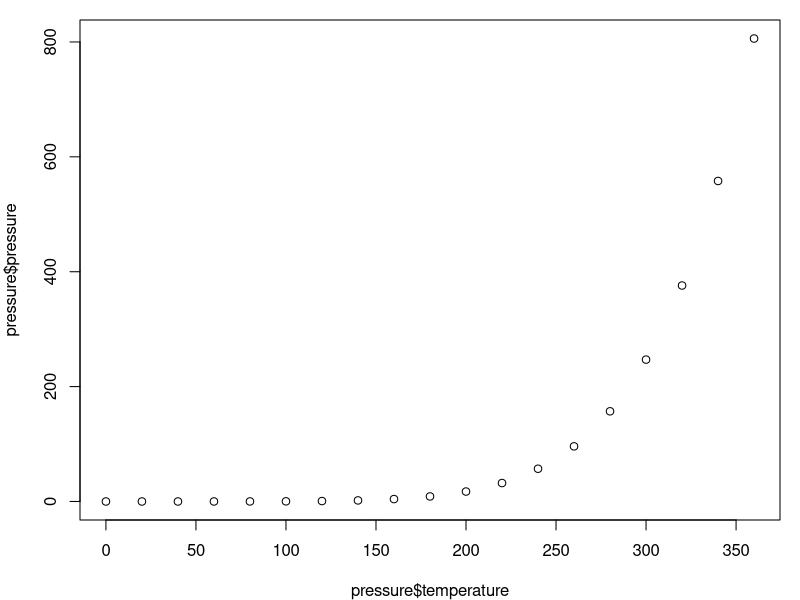
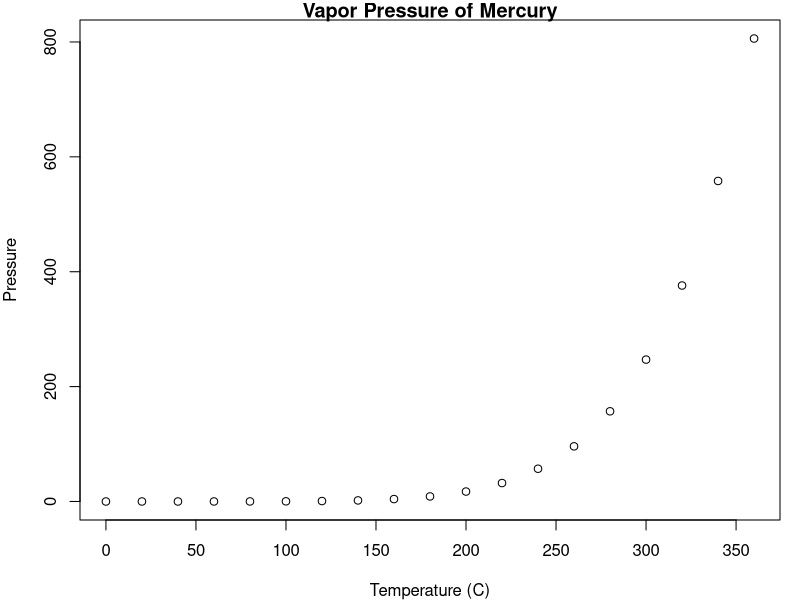
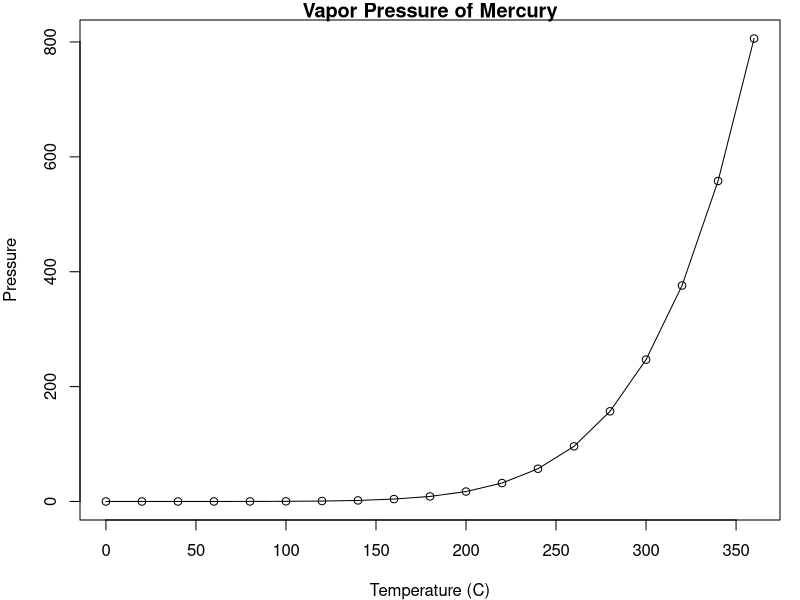
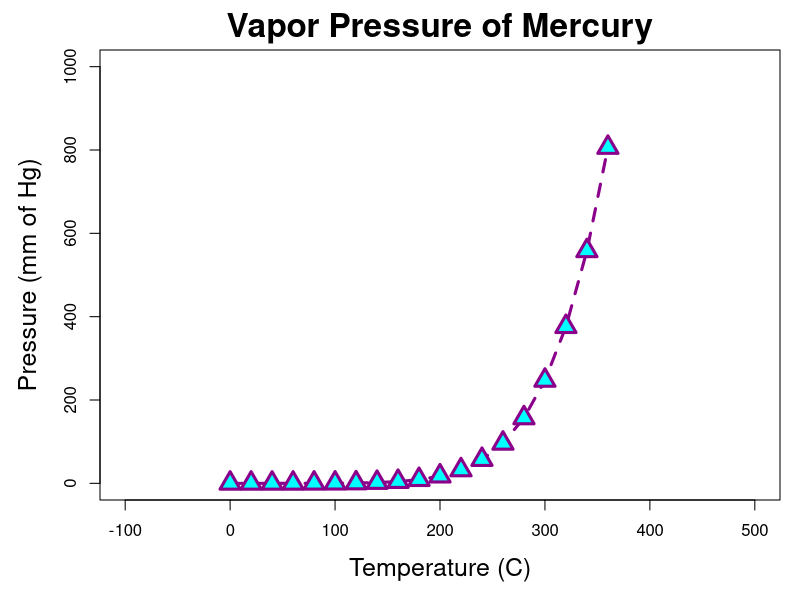
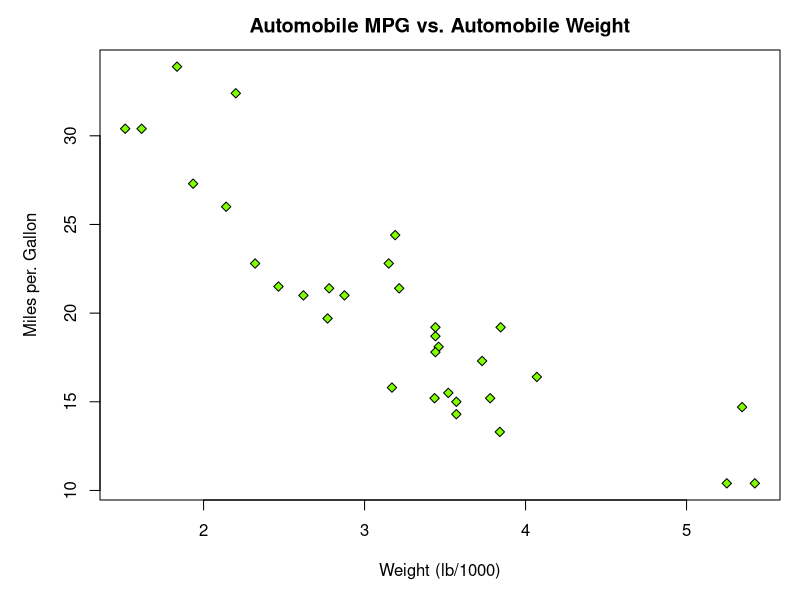
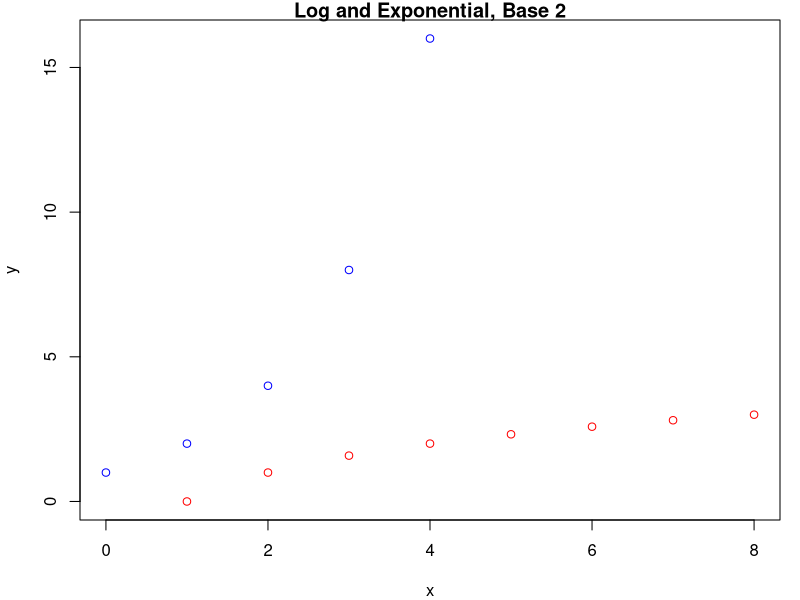
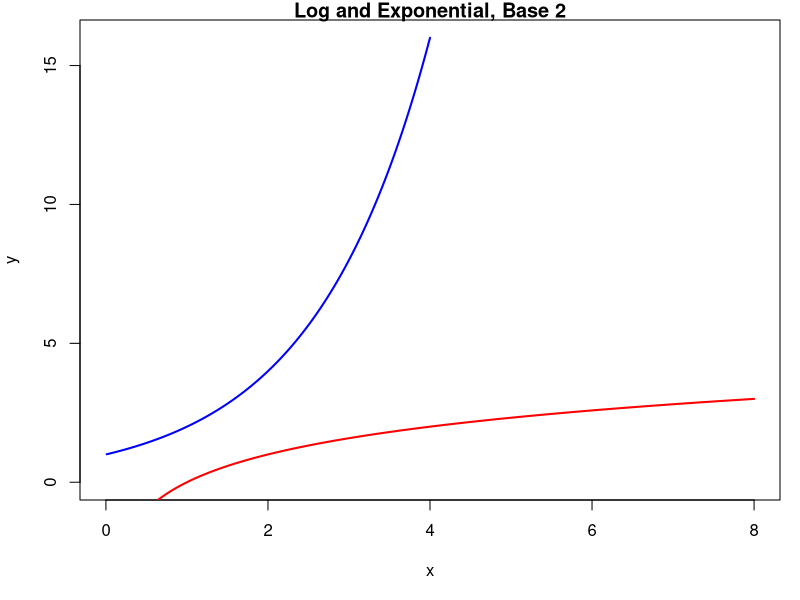
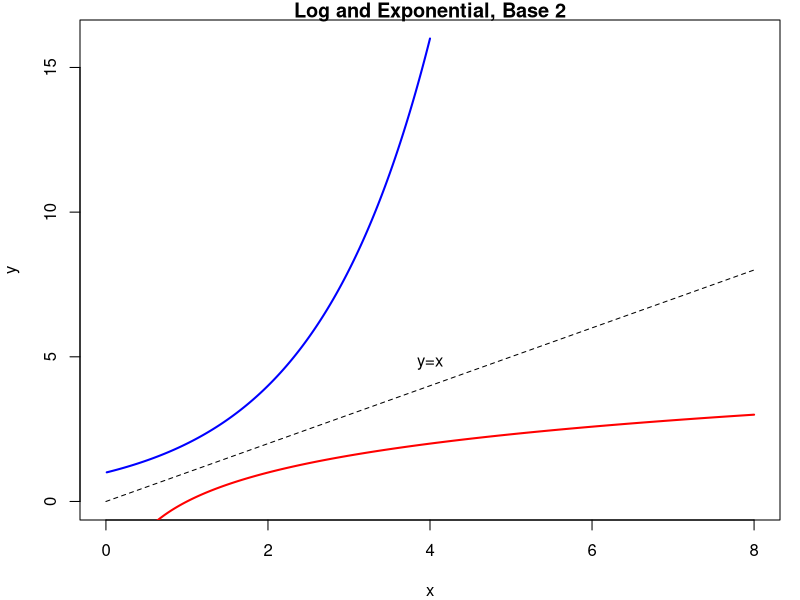

Generate these figures, in order, with R:
## ---- chunk 1
knitr::opts_chunk$set(prompt=FALSE, cache = TRUE) 
## ---- chunk 2
par(mar = c(4,4,1,1))
plot(pressure$temperature, pressure$pressure)
## ---- chunk 3

## ---- chunk 4
par(mar = c(4,4,1,1))
plot(pressure$temperature, pressure$pressure, xlab="Temperature (C)",
     ylab="Pressure", main="Vapor Pressure of Mercury")
## ---- chunk 5
par(mar = c(4,4,1,1))
plot(pressure$temperature, pressure$pressure, xlab="Temperature (C)",
     ylab="Pressure", main="Vapor Pressure of Mercury",type="o")
## ---- chunk 6
par(mar = c(5,5,2.5,1))
plot(pressure$temperature, pressure$pressure, xlab = "Temperature (C)",
     ylab = "Pressure (mm of Hg)", main = "Vapor Pressure of Mercury",
     type="o", lwd = 3, lty = 2, pch = 24, col ="darkmagenta",
     bg = "cyan", cex = 2, cex.main=2, cex.lab = 1.5, xlim = c(-100,500),
     ylim = c(0,1000))
## ---- chunk 7
plot(x=mtcars$wt, y=mtcars$mpg, main="Automobile MPG vs. Automobile Weight",
     xlab = "Weight (lb/1000)", ylab = "Miles per. Gallon",
     pch=23,bg="chartreuse")
## ---- chunk 8
par(mar = c(4,4,1,1))
plot(x=0:4,y=2^(0:4),col="blue",xlim = c(0,8),ylim=c(0,16),
     main = "Log and Exponential, Base 2",ylab= "y",xlab="x")
points(x=0:8, y = log2(0:8),col = "red")
## ---- chunk 9
par(mar = c(5,4,1,1))
x1 <- seq(0.01,4,.01) # 400 points, .01 apart
x2 <- seq(0.01,8,.01) # 800 points, .01 apart
plot(x=x1,y=2^(x1), col="blue", xlim = c(0,8),ylim=c(0,16),ylab= "y",
     xlab="x", main = "Log and Exponential, Base 2", type='l',lwd=2)
lines(x=x2, y = log2(x2), col = "red",lwd=2)
## ---- chunk 10
par(mar = c(4,4,1,1))
x1 <- seq(0.01,4,.01) # 400 points, .01 apart
x2 <- seq(0.01,8,.01) # 800 points, .01 apart
plot(x=x1,y=2^(x1), col="blue", xlim = c(0,8), ylim=c(0,16),
     main = "Log and Exponential, Base 2", ylab= "y", xlab="x", type='l',lwd=2)
lines(x=x2, y = log2(x2), col = "red", lwd=2)
lines(x=seq(0,8,.01),y=seq(0,8,.01), lty=2)
text(x=4,y=4.75,labels="y=x") # centered at (4,4.75)
## ---- chunk 11
par(mar = c(4,4,1,1))
x1 <- seq(0.01,4,.01) # 400 points, .01 apart
x2 <- seq(0.01,8,.01) # 800 points, .01 apart
plot(x=x1,y=2^(x1), col="blue", xlim = c(0,8), ylim=c(0,16),
     main = "Log and Exponential, Base 2", ylab= "y", xlab="x", type='l',lwd=2)
lines(x=x2, y = log2(x2), col = "red", lwd=2)
lines(x=seq(0,8,.01),y=seq(0,8,.01), lty=2)
text(x=4,y=4.5,labels="y=x") # centered at (4,4.5)
legend("topright", legend = c("Exponential","Logarithmic"),
       col=c("blue","red"),lty=1, bty="n")
## ---- chunk 12
x <- seq(-4,4,.01)
y1 <- dnorm(x)
y2 <- dt(x,15)
plot(x,y1,type="l",col="blue",lwd=2, main = "Normal vs t",
     ylab = "Density")
lines(x,y2,col="red",lwd=2)
legend(x="topright",legend=c("Standard Normal","Students T"),
       col = c("blue","red"),lty=1,lwd=2)
